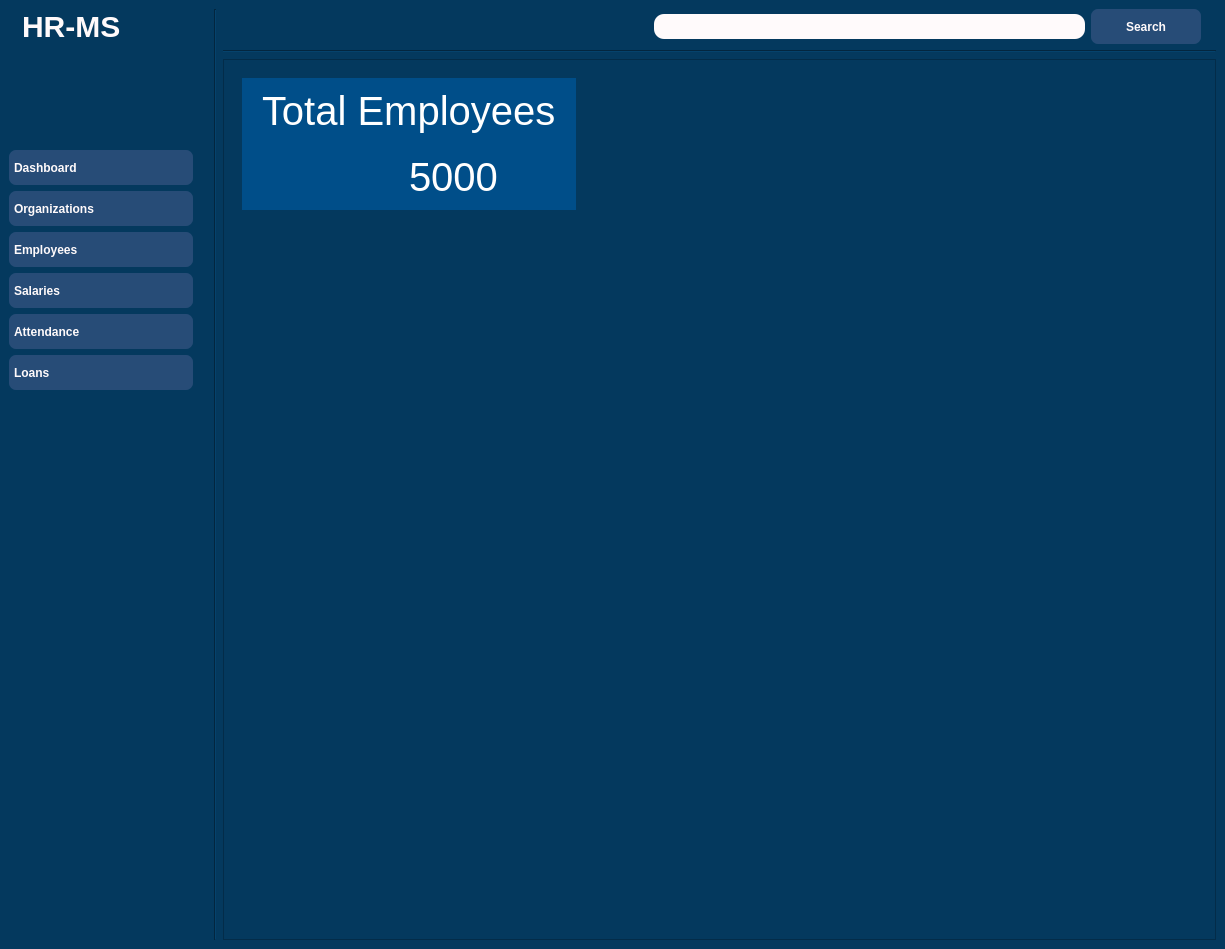
<?xml version="1.0" encoding="UTF-8"?>
<ui version="4.0">
 <class>MainWindow</class>
 <widget class="QMainWindow" name="MainWindow">
  <property name="geometry">
   <rect>
    <x>0</x>
    <y>0</y>
    <width>1225</width>
    <height>949</height>
   </rect>
  </property>
  <property name="windowTitle">
   <string>MainWindow</string>
  </property>
  <property name="styleSheet">
   <string notr="true">background-color:#04395e;
</string>
  </property>
  <widget class="QWidget" name="centralwidget">
   <layout class="QHBoxLayout" name="horizontalLayout_2">
    <item>
     <layout class="QHBoxLayout" name="mainLayout" stretch="1,1,5">
      <item>
       <layout class="QVBoxLayout" name="menuLayout">
        <property name="spacing">
         <number>6</number>
        </property>
        <property name="sizeConstraint">
         <enum>QLayout::SetMaximumSize</enum>
        </property>
        <property name="topMargin">
         <number>0</number>
        </property>
        <item>
         <widget class="QLabel" name="label">
          <property name="styleSheet">
           <string notr="true">font-size: 30px;
color:#FFFAFB;
font:bold;
padding: 0 5px;
border-radius:10px;
margin-bottom:100px
</string>
          </property>
          <property name="text">
           <string>HR-MS</string>
          </property>
         </widget>
        </item>
        <item>
         <widget class="QPushButton" name="dashboardButton">
          <property name="styleSheet">
           <string notr="true">QPushButton{
background-color: #274c77;
color:#FFFAFB;
font:bold;
padding: 5px;
border-radius:7px;
width: 100px;
margin-right:15px;
height: 25px;
text-align: left
}

QPushButton:hover {
  background-color: #4cc9f0;
  color:black;
font:bold;
padding: 5px;
border-radius:7px;
height: 30px
}

QPushButton:clicked{
 background-color: rgb(255, 233, 67);
  color:black;
font:bold;
padding: 3px;
border-radius:10px;

}
</string>
          </property>
          <property name="text">
           <string>Dashboard</string>
          </property>
          <property name="icon">
           <iconset resource="../../images.qrc">
            <normaloff>:/images/resources/images/dashboard-svgrepo-com.svg</normaloff>:/images/resources/images/dashboard-svgrepo-com.svg</iconset>
          </property>
          <property name="iconSize">
           <size>
            <width>30</width>
            <height>30</height>
           </size>
          </property>
         </widget>
        </item>
        <item>
         <widget class="QPushButton" name="organizationButton">
          <property name="styleSheet">
           <string notr="true">QPushButton{
background-color: #274c77;
color:#FFFAFB;
font:bold;
padding: 5px;
border-radius:7px;
width: 100px;
text-align:left;
margin-right:15px;
height: 25px;
}

QPushButton:hover {
  background-color: #4cc9f0;
  color:black;
font:bold;
padding: 5px;
border-radius:7px;
}

QPushButton:clicked{
 background-color: rgb(255, 233, 67);
  color:black;
font:bold;
padding: 3px;
border-radius:10px;

}</string>
          </property>
          <property name="text">
           <string>Organizations</string>
          </property>
          <property name="icon">
           <iconset resource="../../images.qrc">
            <normaloff>:/images/resources/images/company-svgrepo-com.svg</normaloff>:/images/resources/images/company-svgrepo-com.svg</iconset>
          </property>
          <property name="iconSize">
           <size>
            <width>32</width>
            <height>32</height>
           </size>
          </property>
          <property name="shortcut">
           <string>Ctrl+R</string>
          </property>
         </widget>
        </item>
        <item>
         <widget class="QPushButton" name="employeeButton">
          <property name="styleSheet">
           <string notr="true">QPushButton{
background-color: #274c77;
color:#FFFAFB;
font:bold;
padding: 5px;
border-radius:7px;
width: 100px;
margin-right:15px;
height: 25px;
text-align:left
}

QPushButton:hover {
  background-color: #4cc9f0;
  color:black;
font:bold;
padding: 5px;
border-radius:7px;
}

QPushButton:clicked{
 background-color: rgb(255, 233, 67);
  color:black;
font:bold;
padding: 3px;
border-radius:10px;

}</string>
          </property>
          <property name="text">
           <string>Employees</string>
          </property>
          <property name="icon">
           <iconset resource="../../images.qrc">
            <normaloff>:/images/resources/images/employee-contact-svgrepo-com.svg</normaloff>:/images/resources/images/employee-contact-svgrepo-com.svg</iconset>
          </property>
          <property name="iconSize">
           <size>
            <width>40</width>
            <height>40</height>
           </size>
          </property>
         </widget>
        </item>
        <item>
         <widget class="QPushButton" name="salariesButton">
          <property name="styleSheet">
           <string notr="true">QPushButton{
background-color: #274c77;
color:#FFFAFB;
font:bold;
padding: 5px;
border-radius:7px;
width: 100px;
margin-right:15px;
height: 25px;
text-align:left
}

QPushButton:hover {
  background-color: #4cc9f0;
  color:black;
font:bold;
padding: 5px;
border-radius:7px;
}

QPushButton:clicked{
 background-color: rgb(255, 233, 67);
  color:black;
font:bold;
padding: 3px;
border-radius:10px;

}</string>
          </property>
          <property name="text">
           <string>Salaries</string>
          </property>
          <property name="icon">
           <iconset resource="../../images.qrc">
            <normaloff>:/images/resources/images/dollar-coin-svgrepo-com.svg</normaloff>:/images/resources/images/dollar-coin-svgrepo-com.svg</iconset>
          </property>
          <property name="iconSize">
           <size>
            <width>29</width>
            <height>29</height>
           </size>
          </property>
         </widget>
        </item>
        <item>
         <widget class="QPushButton" name="attendanceButton">
          <property name="styleSheet">
           <string notr="true">QPushButton{
background-color: #274c77;
color:#FFFAFB;
font:bold;
padding: 5px;
border-radius:7px;
width: 100px;
margin-right:15px;
height: 25px;
text-align:left
}

QPushButton:hover {
  background-color: #4cc9f0;
  color:black;
font:bold;
padding: 5px;
border-radius:7px;
}

QPushButton:clicked{
 background-color: rgb(255, 233, 67);
  color:black;
font:bold;
padding: 3px;
border-radius:10px;

}</string>
          </property>
          <property name="text">
           <string>Attendance</string>
          </property>
          <property name="icon">
           <iconset resource="../../images.qrc">
            <normaloff>:/images/resources/images/fingerprint-svgrepo-com.svg</normaloff>:/images/resources/images/fingerprint-svgrepo-com.svg</iconset>
          </property>
          <property name="iconSize">
           <size>
            <width>32</width>
            <height>32</height>
           </size>
          </property>
         </widget>
        </item>
        <item>
         <widget class="QPushButton" name="loanButton">
          <property name="styleSheet">
           <string notr="true">QPushButton{
background-color: #274c77;
color:#FFFAFB;
font:bold;
padding: 5px;
border-radius:7px;
width: 100px;
margin-right:15px;
height: 25px;
text-align:left
}

QPushButton:hover {
  background-color: #4cc9f0;
  color:black;
font:bold;
padding: 5px;
border-radius:7px;
}

QPushButton:clicked{
 background-color: rgb(255, 233, 67);
  color:black;
font:bold;
padding: 3px;
border-radius:10px;

}</string>
          </property>
          <property name="text">
           <string>Loans</string>
          </property>
          <property name="icon">
           <iconset resource="../../images.qrc">
            <normaloff>:/images/resources/images/calculator-desmos-svgrepo-com.svg</normaloff>:/images/resources/images/calculator-desmos-svgrepo-com.svg</iconset>
          </property>
          <property name="iconSize">
           <size>
            <width>32</width>
            <height>25</height>
           </size>
          </property>
         </widget>
        </item>
        <item>
         <spacer name="verticalSpacer">
          <property name="orientation">
           <enum>Qt::Vertical</enum>
          </property>
          <property name="sizeHint" stdset="0">
           <size>
            <width>20</width>
            <height>40</height>
           </size>
          </property>
         </spacer>
        </item>
       </layout>
      </item>
      <item>
       <widget class="Line" name="line">
        <property name="styleSheet">
         <string notr="true">QFrame[frameShape=&quot;4&quot;] /* QFrame::HLine == 0x0004 */
{
    color: red;
}</string>
        </property>
        <property name="orientation">
         <enum>Qt::Vertical</enum>
        </property>
       </widget>
      </item>
      <item>
       <layout class="QVBoxLayout" name="bodyLayout" stretch="0,0,90">
        <item>
         <layout class="QHBoxLayout" name="titlebarLayout">
          <item>
           <spacer name="horizontalSpacer_2">
            <property name="orientation">
             <enum>Qt::Horizontal</enum>
            </property>
            <property name="sizeHint" stdset="0">
             <size>
              <width>40</width>
              <height>20</height>
             </size>
            </property>
           </spacer>
          </item>
          <item>
           <widget class="QLineEdit" name="lineEdit">
            <property name="styleSheet">
             <string notr="true">background-color:#FFFAFB;
border-radius:10px;
width:250px;
height: 25px;
margin: 3px 0;</string>
            </property>
           </widget>
          </item>
          <item>
           <widget class="QPushButton" name="pushButton_6">
            <property name="styleSheet">
             <string notr="true">QPushButton{
background-color: #274c77;
color:#FFFAFB;
font:bold;
padding: 5px;
border-radius:7px;
width: 100px;
margin-right:15px;
height: 25px;
}

QPushButton:hover {
  background-color: #4cc9f0;
  color:black;
font:bold;
padding: 5px;
border-radius:7px;
}

QPushButton:clicked{
 background-color: rgb(255, 233, 67);
  color:black;
font:bold;
padding: 3px;
border-radius:10px;

}</string>
            </property>
            <property name="text">
             <string>Search</string>
            </property>
           </widget>
          </item>
         </layout>
        </item>
        <item>
         <widget class="Line" name="line_2">
          <property name="orientation">
           <enum>Qt::Horizontal</enum>
          </property>
         </widget>
        </item>
        <item>
         <widget class="QFrame" name="frame">
          <property name="frameShape">
           <enum>QFrame::StyledPanel</enum>
          </property>
          <property name="frameShadow">
           <enum>QFrame::Raised</enum>
          </property>
          <layout class="QHBoxLayout" name="horizontalLayout">
           <item>
            <widget class="QStackedWidget" name="stackedWidget">
             <property name="currentIndex">
              <number>0</number>
             </property>
             <widget class="QWidget" name="employeeScreen">
              <layout class="QHBoxLayout" name="horizontalLayout_3">
               <item>
                <layout class="QVBoxLayout" name="verticalLayout" stretch="4,6">
                 <item>
                  <layout class="QHBoxLayout" name="horizontalLayout_4" stretch="4,8">
                   <item>
                    <layout class="QVBoxLayout" name="verticalLayout_3">
                     <property name="spacing">
                      <number>0</number>
                     </property>
                     <property name="rightMargin">
                      <number>0</number>
                     </property>
                     <item>
                      <widget class="QLabel" name="label_2">
                       <property name="styleSheet">
                        <string notr="true">font-size: 40px;
color: white;
background-color:#004e89;
padding: 10px;
</string>
                       </property>
                       <property name="text">
                        <string>Total Employees</string>
                       </property>
                      </widget>
                     </item>
                     <item>
                      <layout class="QHBoxLayout" name="horizontalLayout_5">
                       <property name="spacing">
                        <number>0</number>
                       </property>
                       <item>
                        <widget class="QLabel" name="label_3">
                         <property name="styleSheet">
                          <string notr="true">font-size: 40px;
color: white;
background-color:#004e89;
padding: 10px</string>
                         </property>
                         <property name="text">
                          <string>&lt;html&gt;&lt;head/&gt;&lt;body&gt;&lt;p&gt;&lt;img src=&quot;:/images/resources/images/icons8-employee-80.png&quot;/&gt;&lt;/p&gt;&lt;/body&gt;&lt;/html&gt;</string>
                         </property>
                        </widget>
                       </item>
                       <item>
                        <widget class="QLabel" name="empCountLabel">
                         <property name="styleSheet">
                          <string notr="true">font-size: 40px;
color: white;
background-color:#004e89</string>
                         </property>
                         <property name="text">
                          <string>5000</string>
                         </property>
                        </widget>
                       </item>
                      </layout>
                     </item>
                    </layout>
                   </item>
                   <item>
                    <layout class="QVBoxLayout" name="empCountGraph"/>
                   </item>
                  </layout>
                 </item>
                 <item>
                  <layout class="QHBoxLayout" name="salaryGraph"/>
                 </item>
                </layout>
               </item>
              </layout>
             </widget>
             <widget class="QWidget" name="page_2">
              <widget class="QWidget" name="gridLayoutWidget">
               <property name="geometry">
                <rect>
                 <x>10</x>
                 <y>30</y>
                 <width>221</width>
                 <height>101</height>
                </rect>
               </property>
               <layout class="QGridLayout" name="gridLayout"/>
              </widget>
             </widget>
            </widget>
           </item>
          </layout>
         </widget>
        </item>
       </layout>
      </item>
     </layout>
    </item>
   </layout>
  </widget>
 </widget>
 <resources>
  <include location="../../images.qrc"/>
 </resources>
 <connections/>
</ui>
